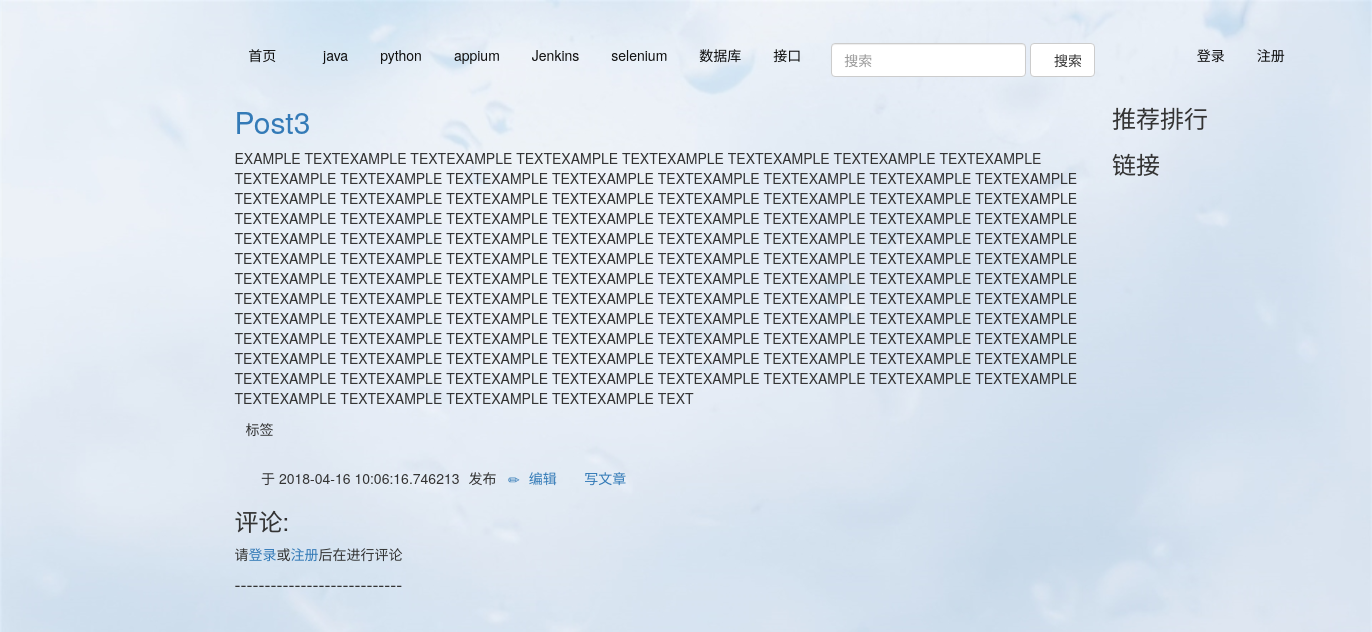
The app's page /post/4 with its own data.
### app/models.py (models this page shows, shortened)
class Classifa(db.Model):
    __tablename__='fenlei'
    id=db.Column(db.Integer(),primary_key=True)
    name=db.Column(db.String(64))

class Post(db.Model):
    __tablename__='posts'
    id=db.Column(db.Integer(),primary_key=True,autoincrement=True)
    title=db.Column(db.String(255),unique=False)
    text=db.Column(db.Text())
    publish_date=db.Column(db.DateTime(),default=datetime.datetime.now())
    user_id=db.Column(db.Integer(),db.ForeignKey('users.id'))
    is_recomment=db.Column(db.Boolean(),default=False)
    comments = db.relationship(
        'Comment',
        backref='posts',
        lazy='dynamic')
    tag = db.relationship(
        'Tag',
        secondary=posts_tags,
        backref=db.backref('posts', lazy='dynamic')
    )
    classname=db.relationship('Classifa',
    	secondary=post_class,
    	backref=db.backref('posts'))

### app/views.py (the view, shortened to what this page needs)
class PostViews(View):
  methods=['GET','POST']
  def dispatch_request(self,post_id):
    fenleis=db.session.query(Classifa).all()
    post=Post.query.filter_by(id=post_id).first()
    user=User.query.filter_by(id=Post.user_id).first()
    link,tuijian_post,fenlei=get_tui_link()
    comment=Comment.query.filter_by(post_id=post.id).all()
    form=CommentFrom()
    return render_template('post.html',post=post,user=user,fenleis=fenleis,
                           form=form,link=link,comments=reversed(comment),tuijian_post=tuijian_post)

### app/form_app.py
class CommentFrom(Form):
	text=TextAreaField(u'评论',validators=[validators.length(min=1,message=u'请输入评论内容'),validators.DataRequired()],render_kw={'placeholder':u'请输入评论内容'})

### app/views.py (called while the page is built)
def get_tui_link():
    link=db.session.query(Link).all()
    fenlei=db.session.query(Classifa).all()
    tuijian_post=Post.query.filter_by(is_recomment=True).all()
    return link,tuijian_post,fenlei

### app/templates/post.html (shortened to what this page needs)
{%extends 'base.html'%}
{%block nav%}
    {%for nav in fenleis%}
        <li >
            <a href="{{url_for ('fenlei',fenlei_name=nav.name)}}" style="color: #0f0f0f">{{nav.name}}</a>
        </li>
    {%endfor%}
{%endblock%}
{% block body%}
    <h2><a href=""> {{post.title}}</a></h2>
    <p>{{post.text|safe}}</p>
    <span class="glyphicon glyphicon-tag">标签</span>
    <p>&nbsp;</p>
    <p>
        <span class="glyphicon glyphicon-user"></span>&nbsp;&nbsp;<a href="{{url_for('user',username=user.username)}}">{{user.username}}</a>
        <span  style="margin: 0 5px 0 0;">&nbsp;于&nbsp;{{post.publish_date}}&nbsp;</span>发布&nbsp;&nbsp;
        <a href='{{ url_for('edit',post_id=post.id) }}'><span  style="margin: 0 5px 0 0;" class="glyphicon glyphicon-pencil"></span>&nbsp;编辑</a>&nbsp;
        <a href='{{url_for('new_post')}}'><span  style="margin: 0 5px 0 0;" class="glyphicon glyphicon-edit"></span>&nbsp;写文章</a>
    </p>
    <h3>评论:</h3>
    {% if session.username %}
        <form method="POST" action="{{ url_for('post', post_id=post.id)
                }}">
            {{ form.hidden_tag() }}
            <p>  作者:
                <a href="{{ url_for('center_person') }}">{{ session.username }}</a>
            </p>
            <p class="form-group">
                {{ form.text.label }}
                {% if form.text.errors %}
                    {% for e in form.text.errors %}
                        <p class="help-block">{{ e }}</p>
                    {% endfor %}
                {% endif %}
            {{ form.text(class_='tex' ,id='newName')|safe }}
            </p>
            <input class="btn btn-primary" type="submit" value="评论" >
            {% with messages = get_flashed_messages() %}
                {% if messages %}
                    <p class=flashes style="color:#F00">
                        {% for message in messages %}
                            <p style="color:#F00">{{ message }}</p>
                        {% endfor %}
                    </p>
                {% endif %}
            {% endwith %}
        </form>
    {% else %}
        请<a href="{{ url_for('login') }}">登录</a>或<a href="{{url_for('reg')}}">注册</a>后在进行评论
    {% endif %}
    <h4>----------------------------</h4>
{%endblock%}

### records on screen
Classifa: name "java"
Classifa: name "python"
Classifa: name "appium"
Classifa: name "Jenkins"
Classifa: name "selenium"
Classifa: name "数据库"
Classifa: name "接口"
Post: title "Post3", text "EXAMPLE TEXTEXAMPLE TEXTEXAMPLE TEXTEXAMPLE TEXTEXAMPLE TEXTEXAMPLE TEXTEXAMPLE TEXTEXAMPLE TEXTEXAMPLE TEXTEXAMPLE TEXTEXAMPLE TEXTEXAMPLE TEXTEXAMPLE TEXTEXAMPLE TEXTEXAMPLE TEXTEXAMPLE TEXTEXAMPLE TEXTEXAMPLE TEXTEXAMPLE TEXTEXAMPLE TEXTEXAMPLE TEXTEXAMPLE TEXTEXAMPLE TEXTEXAMPLE TEXTEXAMPLE TEXTEXAMPLE TEXTEXAMPLE TEXTEXAMPLE TEXTEXAMPLE TEXTEXAMPLE TEXTEXAMPLE TEXTEXAMPLE TEXTEXAMPLE TEXTEXAMPLE TEXTEXAMPLE TEXTEXAMPLE TEXTEXAMPLE TEXTEXAMPLE TEXTEXAMPLE TEXTEXAMPLE TEXTEXAMPLE TEXTEXAMPLE TEXTEXAMPLE TEXTEXAMPLE TEXTEXAMPLE TEXTEXAMPLE TEXTEXAMPLE TEXTEXAMPLE TEXTEXAMPLE TEXTEXAMPLE TEXTEXAMPLE TEXTEXAMPLE TEXTEXAMPLE TEXTEXAMPLE TEXTEXAMPLE TEXTEXAMPLE TEXTEXAMPLE TEXTEXAMPLE…", publish_date "2018-04-16 10:06:16.746213"
